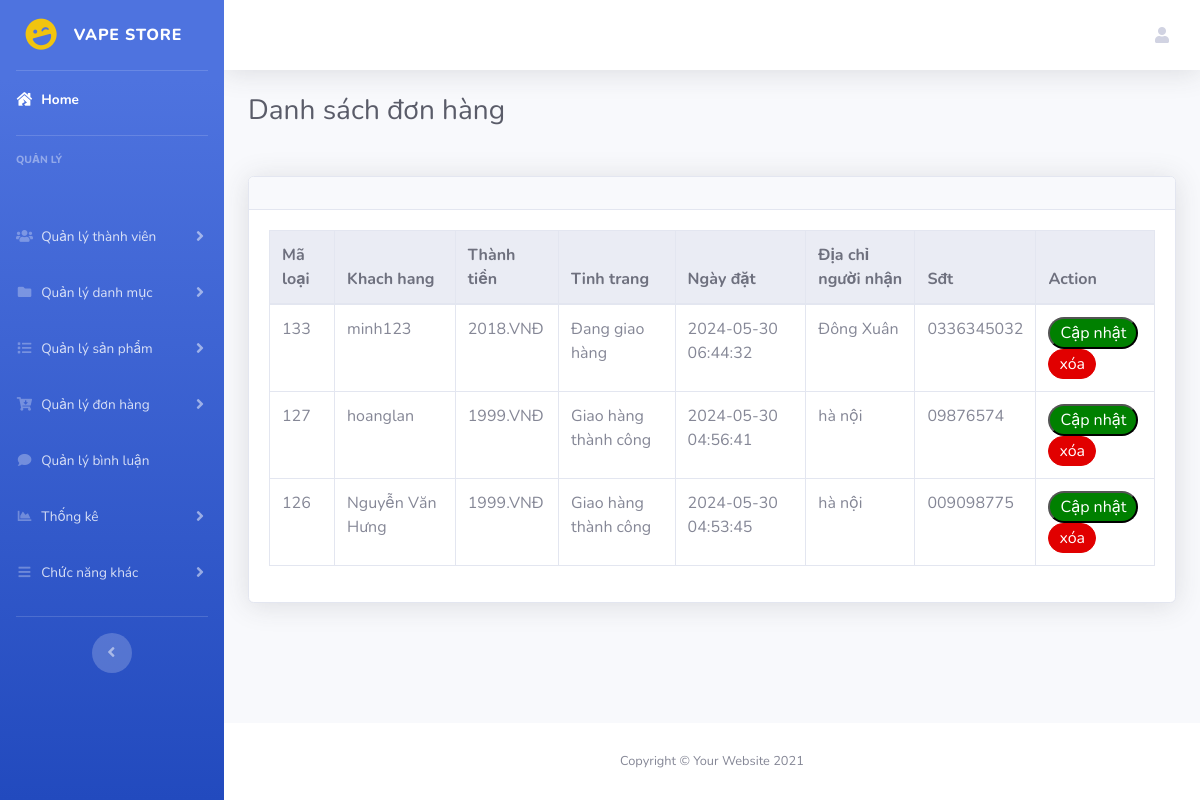
The app's page /app/view/admin/?act=donhang (signed in) with its own data.
### tables this page shows
CREATE TABLE `bill` (
  `id` int NOT NULL,
  `iduser` int DEFAULT '0',
  `bill_name` varchar(255) NOT NULL,
  `bill_address` varchar(255) NOT NULL,
  `bill_tel` varchar(50) NOT NULL,
  `bill_email` varchar(255) NOT NULL,
  `bill_pttt` tinyint NOT NULL DEFAULT '1' COMMENT '1.Thanh toán trực tiếp\r\n2. Chuyển khoản\r\n3. Thanh toán online',
  `ngaydathang` varchar(50) DEFAULT NULL,
  `total` int NOT NULL DEFAULT '0',
  `bill_status` tinyint(1) NOT NULL DEFAULT '0' COMMENT '0. chờ xác nhận\r\n1. đang lấy hàng\r\n2. đang giao hàng\r\n3. giao hàng thành công\r\n4. huỷ'
);

CREATE TABLE `taikhoan` (
  `id` int NOT NULL,
  `user` varchar(255) NOT NULL,
  `pass` varchar(50) NOT NULL,
  `email` varchar(255) NOT NULL,
  `address` varchar(255) DEFAULT NULL,
  `tel` varchar(50) DEFAULT NULL,
  `role` tinyint NOT NULL DEFAULT '0' COMMENT '0. Người dùng\r\n1. admin'
);

### app/view/admin/index.php (called while the page is built, shortened)
<?php
include "../../Models/adminModel/pdo.php";
include "../../Models/adminModel/cart.php";
include "../../view/admin/header.php";
include "../../Controller/adminController.php";
include "../../view/admin/footer.php";

### app/Models/adminModel/pdo.php (called while the page is built, shortened)
<?php
function pdo_get_connection(){
    $servername = "localhost";
    $username = "root";
    $password = "";
    try {
        $conn = new PDO("mysql:host=$servername;dbname=duanmau", $username, $password);
        $conn->setAttribute(PDO::ATTR_ERRMODE, PDO::ERRMODE_EXCEPTION);
        return $conn;
    } catch(PDOException $e) {
        echo "Connection failed: " . $e->getMessage();
    }
}
function pdo_query($sql){
    $sql_args=array_slice(func_get_args(),1);
    try{
        $conn=pdo_get_connection();
        $stmt=$conn->prepare($sql);
        $stmt->execute($sql_args);
        $rows=$stmt->fetchAll();
        return $rows;
    }
    catch(PDOException $e){
        throw $e;
    }
    finally{
        unset($conn);
    }
}
?>

### app/Models/adminModel/cart.php (called while the page is built, shortened)
<?php
function get_ttdh($n)
{
    switch ($n) {
        case '2':
            $tt = "Đang giao hàng";
            break;
        case '3':
            $tt = "Giao hàng thành công";
            break;
    }
    return $tt;
}
function loadall_bill()
{
    $sql = "SELECT *,bill.id as idbill from bill
    JOIN taikhoan ON taikhoan.id = bill.iduser
    order by bill.id desc";
    $listbill = pdo_query($sql);
    return $listbill;
}

### app/view/admin/bill/list.php (the view, shortened to what this page needs)
<div class="container-fluid">
    <h1 class="h3 mb-2 text-gray-800 mb-5">Danh sách đơn hàng</h1>
        <div class="card shadow mb-4">
            <div class="card-header py-3">
            </div>
            <div class="card-body">
                <div class="table-responsive">
                    <table class="table table-bordered" width="100%" cellspacing="0">
                        <thead class="thead-light">
                            <tr>
                                <th>Mã loại</th>
                                <th>Khach hang</th>
                                <th>Thành tiền</th>
                                <th>Tinh trang</th>
                                <th>Ngày đặt</th>
                                <th>Địa chỉ người nhận</th>
                                <th>Sđt</th>
                                <th>Action</th>
                            </tr>
                        </thead>
                        <tbody>
                        <div action="index.php?act=updatett" method="post" enctype="multipart/form-data">
                        <?php
                        foreach ($listbill as $bill) {
                            extract($bill);
                            $xoabill = "index.php?act=xoabill&id=" . $idbill;
                            $user = $bill["user"];
                            $status = get_ttdh($bill["bill_status"]);
                            echo '
                        <tr>
                                      <td>' . $idbill . '</td>
                                      <td>' . $user . '</td>
                                      <td>' . $bill["total"] . '.VNĐ</td>
                                      <td>' . $status . '</td>
                                      <td>' . $bill["ngaydathang"] . '</td>
                                      <td>' . $bill["bill_address"] . '</td>
                                      <td>' . $bill["bill_tel"] . '</td>
                                      <td><a href="index.php?act=updatett&id='.$idbill.'"><button style="border-radius:50px;padding:2px 10px;background-color:green;color:white">Cập nhật</button></a>
                                      <a  href="' . $xoabill . '"> <input style="border-radius:50px;padding:2px 10px;background-color:#E10000;border:1px solid #E10000;color:white;" type="button"  onclick="return abc()" value="xóa"></a> </td>
                                      </form>
                        </tr>';
                        }
                        ?>
</tbody>
                    </table>
                </div>
            </div>
        </div>
</div>

### app/view/assets/css/style.css (style rules this page uses)
.table { vertical-align: baseline; }
td { vertical-align: middle; }

### records on screen
bill: id "133", iduser.user "minh123", total "2018", bill_status "Đang giao hàng", ngaydathang "2024-05-30 06:44:32", bill_address "Đông Xuân", bill_tel "0336345032"
bill: id "127", iduser.user "hoanglan", total "1999", bill_status "Giao hàng thành công", ngaydathang "2024-05-30 04:56:41", bill_address "hà nội", bill_tel "09876574"
bill: id "126", iduser.user "Nguyễn Văn Hưng", total "1999", bill_status "Giao hàng thành công", ngaydathang "2024-05-30 04:53:45", bill_address "hà nội", bill_tel "009098775"
